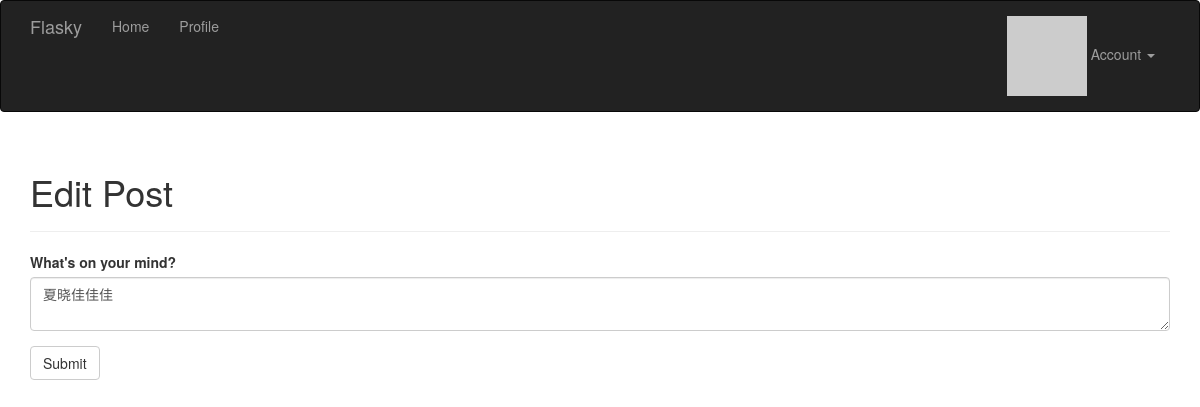
The app's page /edit/3 (signed in), older data.
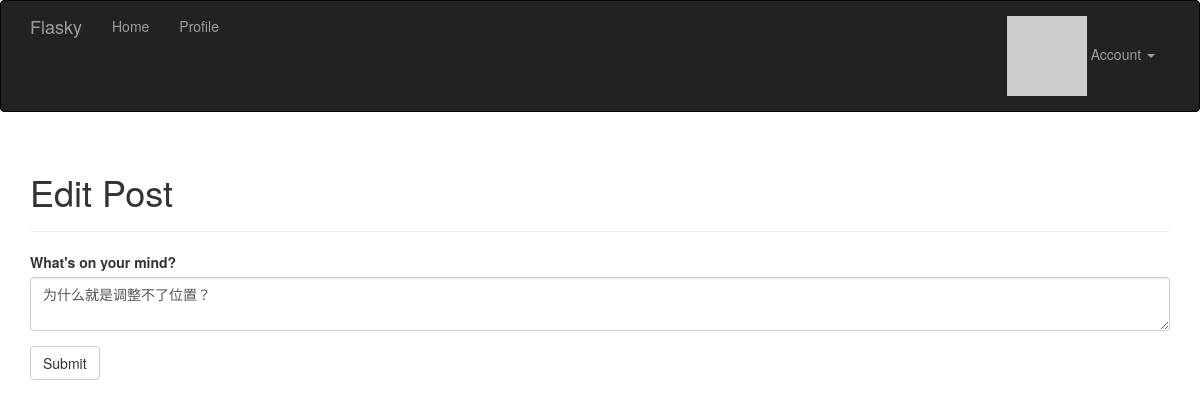
The same page, newer data.
### app/models.py (models this page shows, shortened)
class Post(db.Model):
    __tablename__ = 'posts'
    id = db.Column(db.Integer, primary_key=True)
    body = db.Column(db.Text)
    timestamp = db.Column(db.DateTime, index=True, default=datetime.utcnow)  # 有默认值
    author_id = db.Column(db.Integer, db.ForeignKey('users.id'))
    body_html = db.Column(db.Text)
    comments = db.relationship('Comment', backref='post', lazy='dynamic')

### app/main/views.py (the view)
@main.route('/edit/<int:id>', methods=['GET', 'POST'])
@login_required
def edit(id):
    post = Post.query.get_or_404(id)
    if current_user != post.author and \
            not current_user.can(Permission.ADMINISTER):
        abort(403)
    form = PostForm()
    if form.validate_on_submit():
        post.body = form.body.data
        db.session.add(post)
        flash('The post has been updated.')
        return redirect(url_for('.post', id=post.id))
    form.body.data = post.body
    return render_template('edit_post.html', form=form)

### app/main/forms.py
class PostForm(Form):
    body = PageDownField("What's on your mind?", validators=[DataRequired()])
    submit = SubmitField('Submit')

### app/auth/views.py (called while the page is built)
@auth.before_app_request
def before_request():
    if current_user.is_authenticated:
        current_user.ping()
        if not current_user.confirmed \
                and request.endpoint[:5] != 'auth.' \
                and request.endpoint != 'static':
            return redirect(url_for('auth.unconfirmed'))

### app/main/__init__.py (called while the page is built)
@main.app_context_processor  # 把permission类加入模板
def inject_permissions():
    return dict(Permission=Permission)

### app/models.py (called while the page is built)
@login_manager.user_loader  # 此乃回调函数，用来加载用户，不然就会提示User没有登陆激活了（'User' object has no attribute 'is_active'）
def load_user(user_id):
    return User.query.get(int(user_id))

    def ping(self):
        self.last_seen = datetime.utcnow()
        db.session.add(self)

### app/templates/edit_post.html (shortened to what this page needs)
{% extends "base.html" %}
{% import "bootstrap/wtf.html" as wtf %}
{% block page_content %}
<div class="page-header">
    <h1>Edit Post</h1>
</div>
<div>
    {{ wtf.quick_form(form) }}
</div>
{% endblock %}

Row changes from the older to the newer data that the page shows:
changed Post: body "夏晓佳佳佳" → "为什么就是调整不了位置？"
